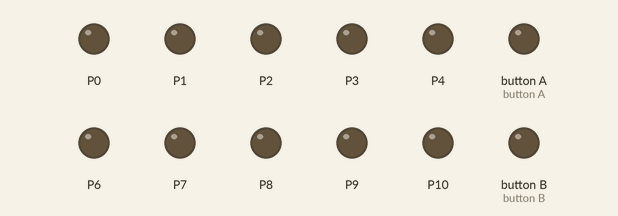
A program run on a simulated BBC micro:bit running MicroPython. Shown: output pins drawn as LEDs (lit = HIGH).

Above: at 1.5 s.
At 4.5 s:
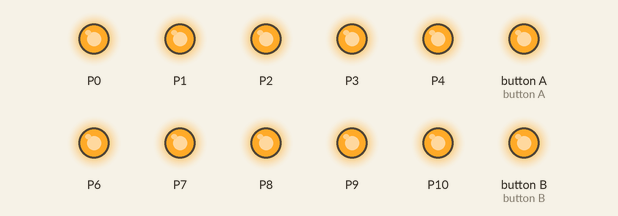
Timing chart, 0 to 7.8 s (numbered marks = the images above):
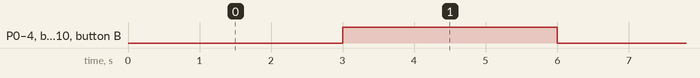

The program:

python.py
```python
from microbit import *

display.off()

while True:

    pin0.write_digital(0)
    pin1.write_digital(0)
    pin2.write_digital(0)
    pin3.write_digital(0)
    pin4.write_digital(0)
    pin5.write_digital(0)
    pin6.write_digital(0)
    pin7.write_digital(0)
    pin8.write_digital(0)
    pin9.write_digital(0)
    pin10.write_digital(0)
    pin11.write_digital(0)
    sleep(3000)

    pin0.write_digital(1)
    pin1.write_digital(1)
    pin2.write_digital(1)
    pin3.write_digital(1)
    pin4.write_digital(1)
    pin5.write_digital(1)
    pin6.write_digital(1)
    pin7.write_digital(1)
    pin8.write_digital(1)
    pin9.write_digital(1)
    pin10.write_digital(1)
    pin11.write_digital(1)
    sleep(3000)
```

Measured:
- by itself, P0–4, button A, P6–10, button B: alternates HIGH for 3.0 s and LOW for 3.0 s
